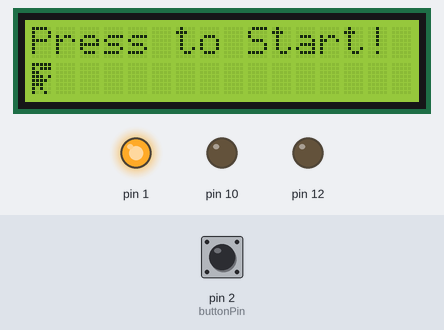
Recording of a sketch running on a simulated Arduino Uno, built with avr-gcc and run on an emulated ATmega328P. On the bench: 16×2 character LCD, output pins drawn as LEDs (lit = HIGH). The test bench sets the inputs (shaded band); at power-on: pin 2 (buttonPin) HIGH. Random numbers use the default seed unless the sketch sets one.

Above: at 1.2 s.
1.3 s: pin 2 (buttonPin) pulled LOW for 0.15 s
At 1.62 s:
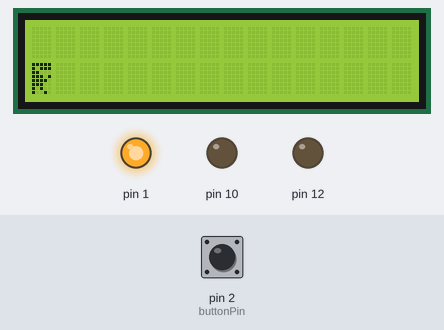
2.0 s: pin 2 (buttonPin) pulled LOW for 1 s
At 2.54 s:
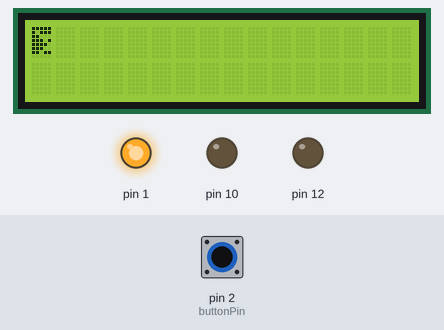
3.6 s: pin 2 (buttonPin) pulled LOW for 0.15 s
At 3.87 s:
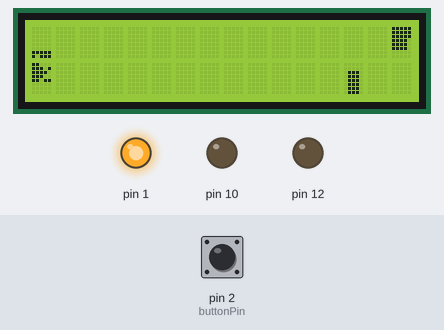
4.3 s: pin 2 (buttonPin) pulsed LOW 2 times (0.12 s each, 0.3 s apart)
At 5.11 s:
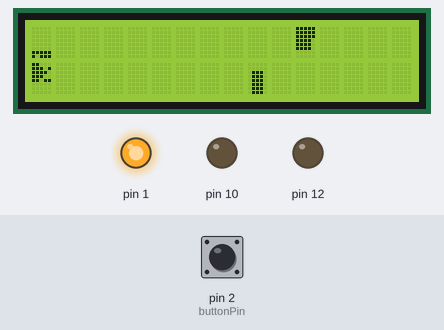
6.5 s: pin 2 (buttonPin) pulled LOW for 3.2 s
At 8.5 s:
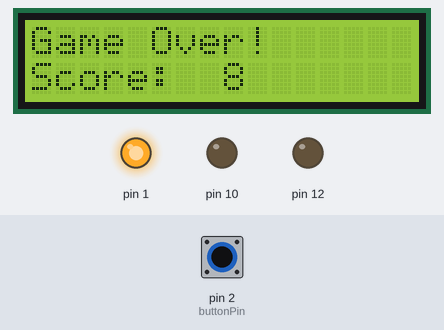
Timing chart, 0 to 10.0 s (numbered marks = the images above; inputs shaded):
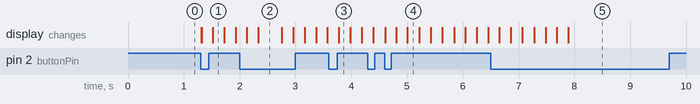

The sketch:

Dino_Game.ino
```cpp
#include <LiquidCrystal.h>

#define run_1 0
#define run_2 1
#define jump_high 2
#define jump_half_head 3
#define jump_half_body 4
#define upperObject1 5
#define lowerObject1 6
#define empty 7

int dino_up_pos = 0;
int dino_low_pos = 0;

LiquidCrystal lcd(11, 9, 6, 5, 4, 3);

static bool buttonPushed = false;
static byte currentPos;
static byte currentPosUp;
static byte currentPosDown;
static int score = 0;
static bool playing = false;
static bool scoring = false;

const int buttonPin = 2;
int buttonState = 0;

static int upperBG[17] = {7, 7, 7, 7, 7, 7, 7, 7, 7, 7, 7, 7, 7, 7, 7, 7, 7};
static int lowerBG[17] = {7, 7, 7, 7, 7, 7, 7, 7, 7, 7, 7, 7, 7, 7, 7, 7, 7};

void graphics() {
  byte dino[64] = {
    // Run 1
    0b11111, 0b10111, 0b11000, 0b11101, 0b11110, 0b11100, 0b10100, 0b10010,
    // Run 2
    0b11111, 0b10111, 0b11000, 0b11100, 0b11110, 0b11100, 0b01100, 0b01110,
    // Jump High
    0b11111, 0b10111, 0b11000, 0b11101, 0b11110, 0b11100, 0b11011, 0b00000,
    // Jump Half (Head)
    0b00000, 0b00000, 0b00000, 0b00000, 0b00000, 0b00000, 0b11111, 0b10111,
    // Jump Half (Body)
    0b11000, 0b11101, 0b11110, 0b11100, 0b11011, 0b00000, 0b00000, 0b00000,
    // Upper1
    0b11111, 0b11111, 0b11111, 0b11110, 0b11110, 0b11110, 0b00000, 0b00000,
    // Lower1
    0b00000, 0b00000, 0b01110, 0b01110, 0b01110, 0b01110, 0b01110, 0b01110,
    // Empty
    0b00000, 0b00000, 0b00000, 0b00000, 0b00000, 0b00000, 0b00000, 0b00000
  };

  for (int g = 0; g < 8; g++) {
    lcd.createChar(g, &dino[g * 8]);
  }
}

void drawDino0() {
  lcd.setCursor(0, 0);
  lcd.print("Press to Start!");
  lcd.setCursor(0, 1);
  currentPos = run_1;
  lcd.write(byte(currentPos));
}

void drawDinoWalk() {
  dino_low_pos = 1;
  lcd.setCursor(0, 1);
  currentPos = run_2;
  lcd.write(byte(currentPos));
  delay(200);

  lcd.setCursor(0, 1);
  currentPos = run_1;
  lcd.write(byte(currentPos));
  delay(200);

  detect();
}

void drawDinoJump() {
  dino_low_pos = 1;
  dino_up_pos = 1;

  lcd.setCursor(0, 0);
  currentPosUp = jump_half_head;
  lcd.write(byte(currentPosUp));

  lcd.setCursor(0, 1);
  currentPosDown = jump_half_body;
  lcd.write(byte(currentPosDown));
  detect();

  delay(200);
  drawObject();

  dino_low_pos = 0;
  dino_up_pos = 1;
  lcd.setCursor(0, 0);
  currentPosUp = jump_high;
  lcd.write(byte(currentPosUp));
  lcd.setCursor(0, 1);
  lcd.print(" ");
  detect();

  delay(200);
  drawObject();
  detect();
  delay(200);
  drawObject();
  detect();

  dino_low_pos = 1;
  dino_up_pos = 1;
  lcd.setCursor(0, 0);
  currentPosUp = jump_half_head;
  lcd.write(byte(currentPosUp));
  lcd.setCursor(0, 1);
  currentPosDown = jump_half_body;
  lcd.write(byte(currentPosDown));
  delay(200);

  lcd.setCursor(0, 0);
  lcd.print(" ");
  dino_up_pos = 0;
  dino_low_pos = 1;
  detect();
}

void buttonPush() {
  buttonPushed = true;
}

void objectRandom(int upperBG[], int lowerBG[]) {
  int ObjectPos = random(5, 10);

  switch (ObjectPos) {
    case upperObject1:
      lowerBG[16] = empty;
      if (lowerBG[15] == lowerObject1) upperBG[16] = empty;
      else upperBG[16] = upperObject1;
      break;

    case lowerObject1:
      if ((lowerBG[15] == lowerObject1) || (lowerBG[14] == lowerObject1) ||
          (lowerBG[13] == lowerObject1) || (upperBG[15] == upperObject1)) {
        lowerBG[16] = empty;
      } else {
        lowerBG[16] = lowerObject1;
      }
      break;

    case empty:
    case 8:
    case 9:
    case 10:
      upperBG[16] = empty;
      lowerBG[16] = empty;
      break;
  }
}

void detect() {
  if ((dino_up_pos == 1 && upperBG[0] != 7) ||
      (dino_low_pos == 1 && lowerBG[0] != 7)) {
    lcd.clear();
    lcd.setCursor(1, 0);
    playing = false;
    scoring = false;
  }
}

void drawObject() {
  objectRandom(upperBG, lowerBG);

  for (int i = 0; i < 16; i++) {
    upperBG[i] = upperBG[i + 1];
    lowerBG[i] = lowerBG[i + 1];
  }

  if (upperBG[0] != 7) {
    lcd.setCursor(0, 0);
    lcd.write(byte(upperBG[0]));
  } else if (dino_up_pos == 0) {
    lcd.setCursor(0, 0);
    lcd.print(" ");
  }

  if (lowerBG[0] != 7) {
    lcd.setCursor(0, 1);
    lcd.write(byte(lowerBG[0]));
  } else if (dino_low_pos == 0) {
    lcd.setCursor(0, 1);
    lcd.print(" ");
  }

  for (int i = 1; i < 16; i++) {
    lcd.setCursor(i, 0);
    lcd.write(byte(upperBG[i]));

    lcd.setCursor(i, 1);
    lcd.write(byte(lowerBG[i]));
  }
}

void over() {
  lcd.clear();
  lcd.setCursor(0, 0);
  lcd.print("Game Over!");
  lcd.setCursor(0, 1);
  lcd.print("Score:");
  lcd.setCursor(8, 1);
  lcd.print(score);
  delay(100000000000000000);
}

void setup() {
  pinMode(10, OUTPUT);
  digitalWrite(10, LOW);

  pinMode(12, OUTPUT);
  digitalWrite(12, LOW);

  pinMode(2, INPUT);
  digitalWrite(2, HIGH);

  pinMode(1, OUTPUT);
  digitalWrite(1, HIGH);

  randomSeed(analogRead(A0));
  attachInterrupt(0, buttonPush, FALLING);

  graphics();
  lcd.begin(16, 2);
}

void loop() {
  if (playing) {
    drawObject();
  }

  if (!playing) {
    if (score == 0) {
      drawDino0();
    } else {
      over();
    }
  } else {
    drawDinoWalk();
    if (buttonPushed) {
      drawDinoJump();
      buttonPushed = false;
    }
  }

  if (buttonPushed) {
    graphics();
    playing = true;
    scoring = true;
    buttonPushed = false;
    lcd.clear();
  }

  if (scoring) {
    score++;
  }

  return;
}
```

Measured:
- after the input at 1.3 s, the display: first changes at once (image 1 shows a later state)
- what the display in image 2 shows lasts 0.5 s, from 2.3 s to 2.8 s
